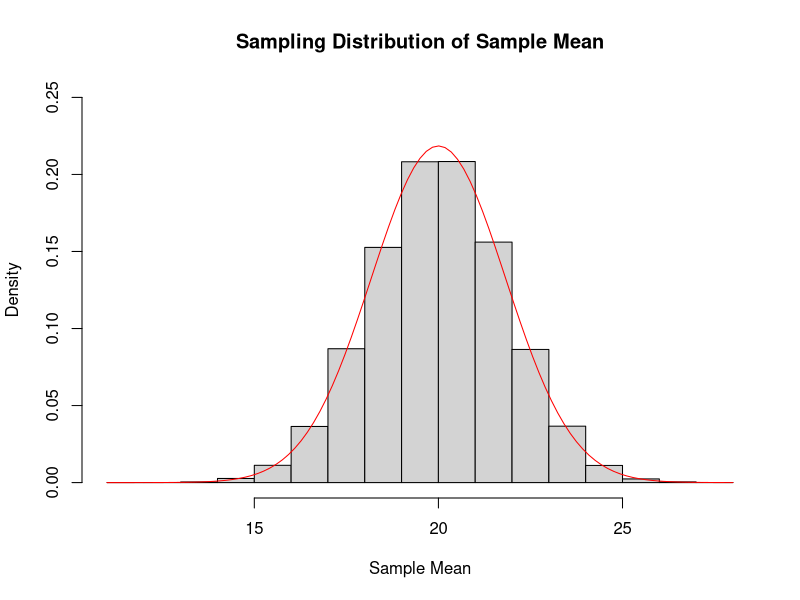

Source code (R):
## ---- chunk 1
suppressMessages(suppressWarnings(library(ggplot2)))
## ---- chunk 2
num_samples <- 100000
n <- 30
sigma <- 10
mu <- 20
xbars <- rep(0, num_samples)

for (i in 1:num_samples){
  random_sample <- rnorm(n, mu, sigma)
  xbar <- mean(random_sample)
  xbars[i] <- xbar
}

mean(xbars)
mu
sd(xbars)
sigma/sqrt(n)
## ---- chunk 3
#| fig-align: center

hist(xbars, freq = FALSE, main = "Sampling Distribution of Sample Mean",
     xlab = "Sample Mean", ylim = c(0, 0.25))
curve(dnorm(x, mean = mu, sd = sigma/sqrt(n)), add = TRUE, col = 'red')
## ---- chunk 4
mu <- 10
sigma <- 3
xbar <- 10.5

pnorm(q = xbar, mean = mu, sd = sigma/sqrt(n))

pnorm(q = (xbar-mu)/(sigma/sqrt(n)))
## ---- chunk 5
xbar <- 78
mu <- 75
sigma <- 8
n <- 25

1-pnorm(q = xbar, mean = mu, sd = sigma/sqrt(n))

1-pnorm(q = (xbar-mu)/(sigma/sqrt(n)))
## ---- chunk 6
xbar <- 3
mu <- 3.5
sigma <- 1.2
n <- 10

pnorm(q = xbar, mean = mu, sd = sigma/sqrt(n))

pnorm(q = (xbar-mu)/(sigma/sqrt(n)))
## ---- chunk 7
# YOUR CODE HERE
## ---- chunk 8
p <- 0.85
mu <- 20
sigma <- 5
n <- 25
z <- qnorm(p)

qnorm(p, mu, sigma/sqrt(n))

z*sigma/sqrt(n) + mu
## ---- chunk 9
p <- 0.75
mu <- 1060
sigma <- 195
n <- 15
z <- qnorm(p)

qnorm(p, mu, sigma/sqrt(n))

z*sigma/sqrt(n) + mu
## ---- chunk 10
p <- 0.25
mu <- 10
sigma <- 6
n <- 40
z <- qnorm(p)

qnorm(p, mu, sigma/sqrt(n))

z*sigma/sqrt(n) + mu
## ---- chunk 11
# YOUR CODE HERE
